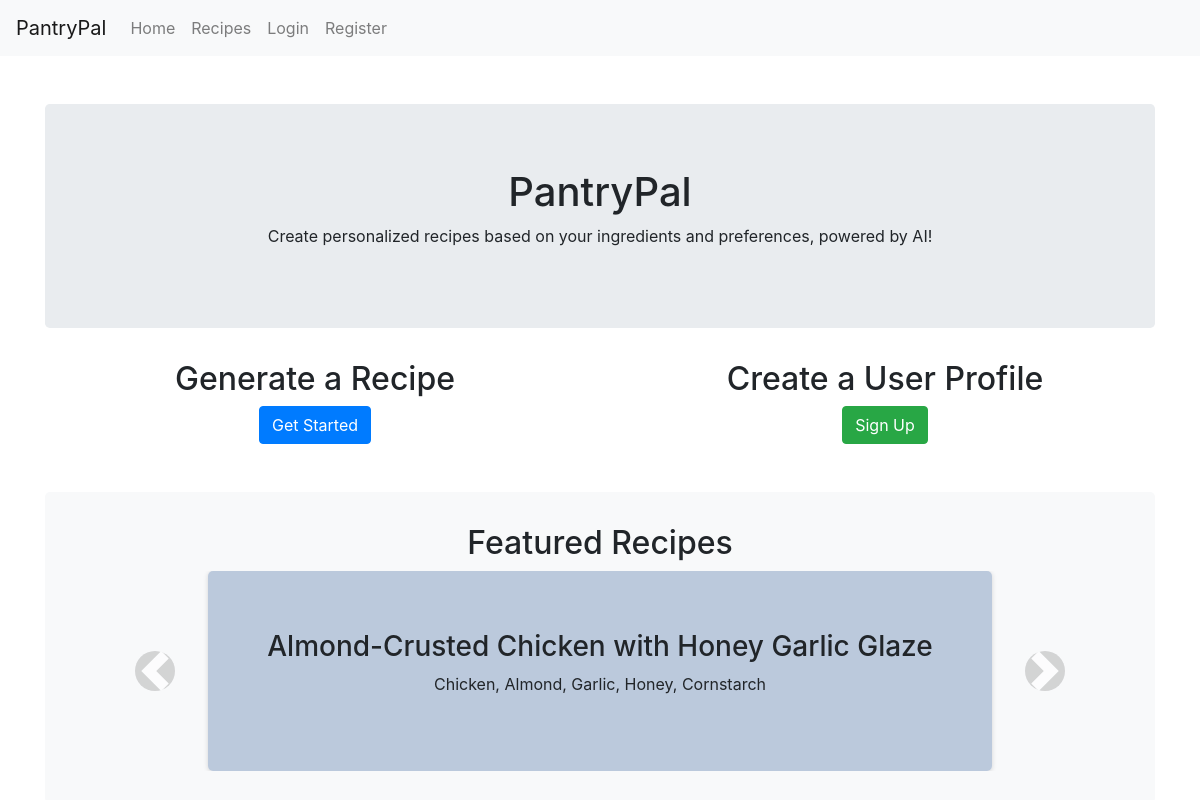
The page / on the database its author committed.
### app.py (models this page shows)
class Recipe(db.Model):
    id = db.Column(db.Integer, primary_key=True)
    title = db.Column(db.String(256), nullable=False)
    content = db.Column(db.String(10000), nullable=False)
    ingredients = db.Column(db.String(1000), nullable=False)

### app.py (the view)
@app.route('/')
def index():
    recipes = Recipe.query.all()
    random.shuffle(recipes)
    return render_template('index.html', recipes=recipes)

### templates/index.html (shortened to what this page needs)
{% extends 'base.html' %}
{% block content %}
<div class="container">
    <div class="jumbotron text-center mt-5">
        <h1>PantryPal</h1>
        <p>Create personalized recipes based on your ingredients and preferences, powered by AI!</p>
    </div>
    <div class="row">
        <div class="col-md-6 text-center">
            <h2>Generate a Recipe</h2>
            <a href="{{ url_for('recipe') }}" class="btn btn-primary">Get Started</a>
        </div>
        <div class="col-md-6 text-center">
            {% if current_user.is_authenticated %}
                <h2>Stock your Pantry</h2>
                <a href="{{ url_for('pantry') }}" class="btn btn-success">Pantry</a>
            {% else %}
                <h2>Create a User Profile</h2>
                <a href="{{ url_for('register') }}" class="btn btn-success">Sign Up</a>
            {% endif %}
        </div>
    </div>
    <div class="carousel-container mt-5 text-center">
        <h2>Featured Recipes</h2>
        <div id="recipe-carousel" class="carousel slide" data-ride="carousel">
            <div class="carousel-inner">
                {% for recipe in recipes %}
                    <div class="carousel-item {% if loop.index == 1 %}active{% endif %}" data-recipe-id="{{ recipe.id }}">
                        <div class="carousel-recipe d-flex flex-column justify-content-center align-items-center h-100 text-center">
                            <h3>{{ recipe.title }}</h3>
                            <p>{{ recipe.ingredients }}</p>
                        </div>
                    </div>
                {% endfor %}
            </div>
            <a class="carousel-control-prev" href="#recipe-carousel" role="button" data-slide="prev">
                <span class="carousel-control-prev-icon" aria-hidden="true"></span>
            </a>
            <a class="carousel-control-next" href="#recipe-carousel" role="button" data-slide="next">
                <span class="carousel-control-next-icon" aria-hidden="true"></span>
            </a>
        </div>
    </div>
</div>
{% endblock %}

### static/css/main.css (style rules this page uses)
body { display: flex; min-height: 100vh; flex-direction: column; }
.container { margin-top: 56px; }
.carousel-container { background-color: #f8f9fa; padding: 2rem; border-radius: 5px; width: 100%; }
.carousel-recipe { background-color: rgba(180, 196, 217, 0.9); color: #212529; padding: 1rem; border-radius: 5px; width: 75%; min-height: 200px; box-shadow: 0 1px 5px rgba(0, 0, 0, 0.15); margin: 0 auto; }
.carousel-control-prev-icon, .carousel-control-next-icon { background-color: rgba(0, 0, 0, 0.3); width: 40px; height: 40px; border-radius: 50%; padding: 5px; }
.carousel-item { cursor: pointer; }

### rows shown on the page
Recipe: title "Almond-Crusted Chicken with Honey Garlic Glaze", ingredients "Chicken, Almond, Garlic, Honey, Cornstarch"
